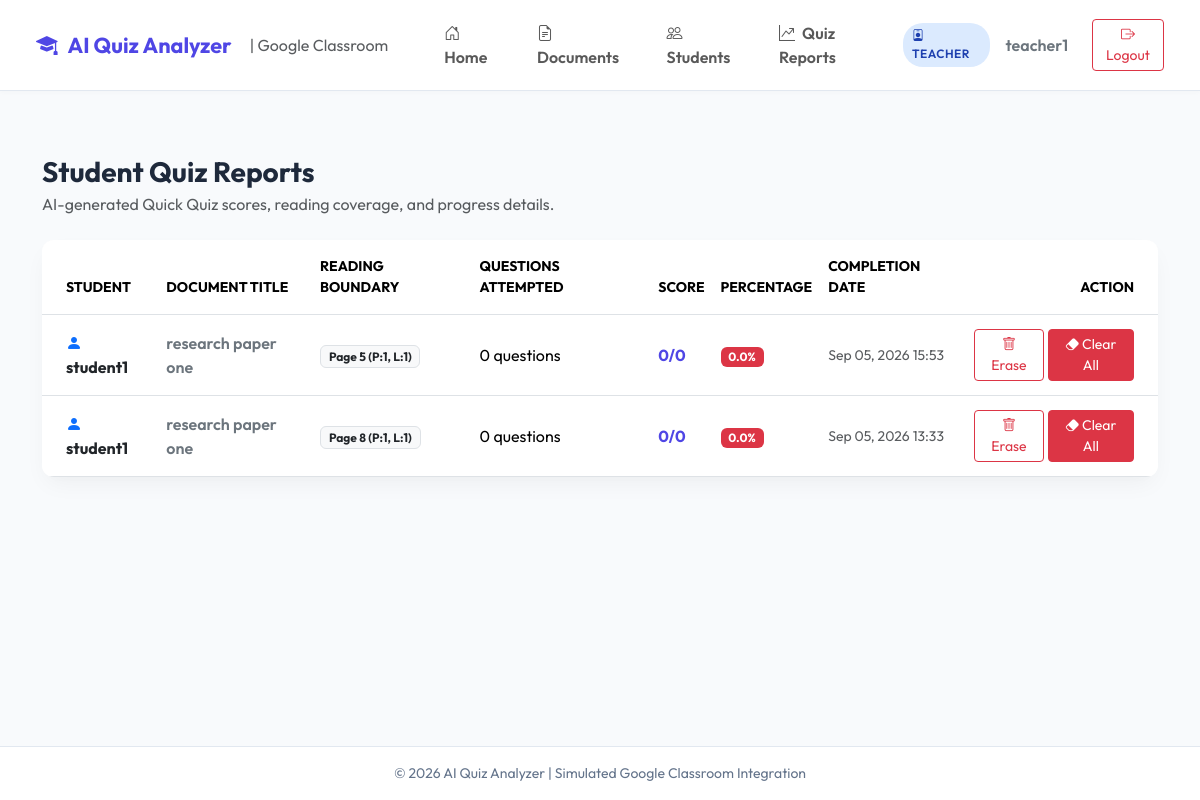
The page /teacher/reports/ (signed in) on the database as committed earlier.
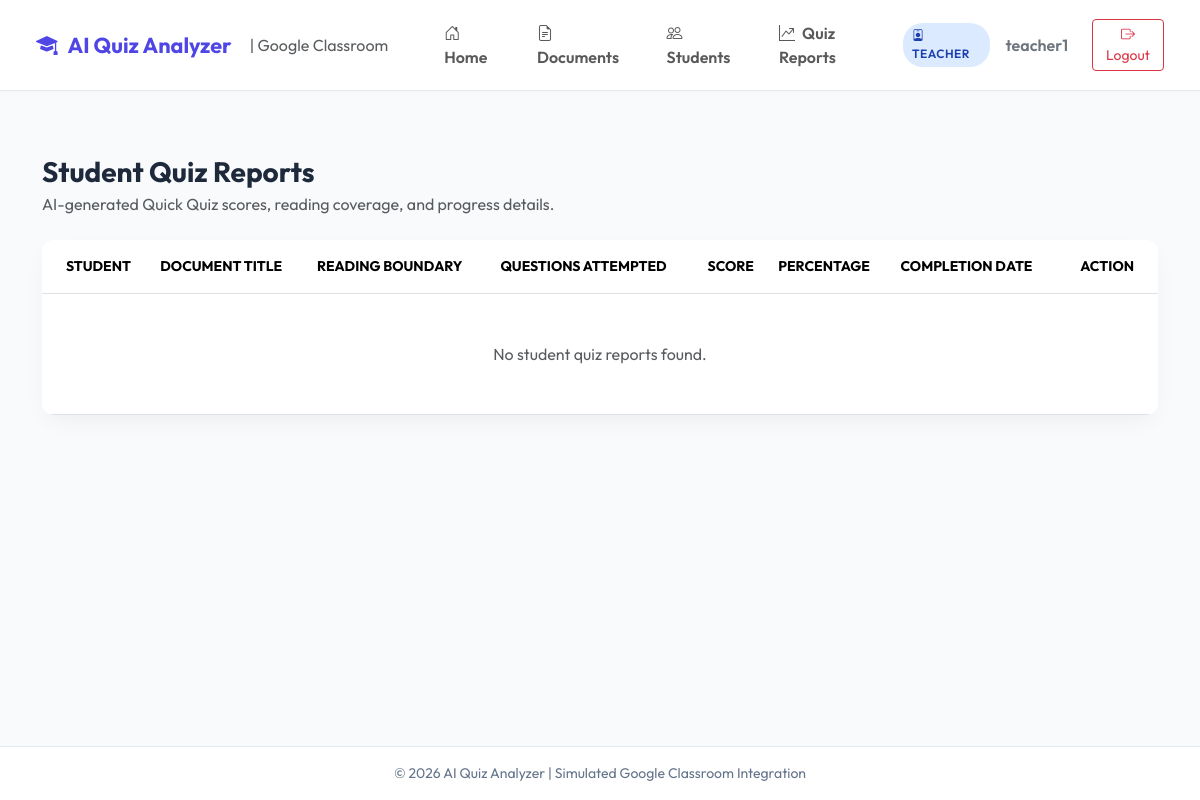
The same page on the database as committed later.
### quiz_app/models.py (models this page shows, shortened)
class QuizAttempt(models.Model):
    STATUS_CHOICES = (
        ('IN_PROGRESS', 'In Progress'),
        ('COMPLETED', 'Completed'),
    )
    student = models.ForeignKey(User, on_delete=models.CASCADE, related_name='quiz_attempts')
    document = models.ForeignKey(Document, on_delete=models.CASCADE, related_name='quiz_attempts')
    confirmed_page = models.IntegerField()
    confirmed_paragraph = models.IntegerField(default=1)
    confirmed_line = models.IntegerField(default=1)
    started_at = models.DateTimeField(auto_now_add=True)
    completed_at = models.DateTimeField(null=True, blank=True)
    questions_attempted = models.IntegerField(default=0)
    correct_answers = models.IntegerField(default=0)
    wrong_answers = models.IntegerField(default=0)
    score = models.CharField(max_length=20, default='0/0')
    percentage = models.FloatField(default=0.0)
    status = models.CharField(max_length=20, choices=STATUS_CHOICES, default='IN_PROGRESS')
    class Meta:
        ordering = ['-started_at']

class User(AbstractUser):
    ROLE_CHOICES = (
        ('TEACHER', 'Teacher'),
        ('STUDENT', 'Student'),
    )
    role = models.CharField(max_length=10, choices=ROLE_CHOICES, default='STUDENT')
    @property
    def is_teacher(self):
        return self.role == 'TEACHER'

class Document(models.Model):
    FILE_TYPE_CHOICES = (
        ('PDF', 'PDF Document'),
        ('PPT', 'PPT Presentation'),
        ('PPTX', 'PPTX Presentation'),
    )
    STATUS_CHOICES = (
        ('PENDING', 'Pending Processing'),
        ('PROCESSING', 'Processing'),
        ('COMPLETED', 'AI Analysis Completed'),
        ('FAILED', 'Processing Failed'),
    )
    classroom = models.ForeignKey(ClassRoom, on_delete=models.CASCADE, related_name='documents')
    title = models.CharField(max_length=255)
    file = models.FileField(upload_to='documents/', null=True, blank=True)
    file_type = models.CharField(max_length=10, choices=FILE_TYPE_CHOICES, default='PDF')
    total_pages = models.IntegerField(default=0)
    upload_date = models.DateTimeField(auto_now_add=True)
    processing_status = models.CharField(max_length=20, choices=STATUS_CHOICES, default='PENDING')

### quiz_app/views.py (the view)
# urls.py: path('teacher/reports/', views.teacher_reports, name='teacher_reports'),
@login_required
def teacher_reports(request):
    if not request.user.is_teacher:
        return redirect('student_dashboard')
    attempts = QuizAttempt.objects.filter(
        document__classroom__teacher=request.user,
        student__role='STUDENT',
        status='COMPLETED'
    ).select_related('student', 'document').order_by('-completed_at')
    return render(request, 'teacher/teacher_reports.html', {'attempts': attempts})

### templates/teacher/teacher_reports.html (shortened to what the changed rows need)
{% extends 'base.html' %}
{% block content %}
<div class="container py-3">
    <div class="card card-custom border-0 p-0 overflow-hidden">
        <div class="table-responsive">
            <table class="table table-hover align-middle mb-0">
                <thead class="bg-light text-muted small text-uppercase">
                    <tr>
                        <th class="ps-4 py-3">Student</th>
                        <th class="py-3">Document Title</th>
                        <th class="py-3">Reading Boundary</th>
                        <th class="py-3">Questions Attempted</th>
                        <th class="py-3">Score</th>
                        <th class="py-3">Percentage</th>
                        <th class="py-3">Completion Date</th>
                        <th class="pe-4 py-3 text-end">Action</th>
                    </tr>
                </thead>
                <tbody>
                    {% for attempt in attempts %}
                    <tr>
                        <td class="ps-4 py-3 fw-bold text-dark">
                            <i class="bi bi-person-fill text-primary me-1"></i> {{ attempt.student.username }}
                        </td>
                        <td class="fw-semibold text-secondary">{{ attempt.document.title }}</td>
                        <td>
                            <span class="badge bg-light text-dark border">
                                Page {{ attempt.confirmed_page }} (P:{{ attempt.confirmed_paragraph }}, L:{{ attempt.confirmed_line }})
                            </span>
                        </td>
                        <td>{{ attempt.questions_attempted }} questions</td>
                        <td class="fw-bold text-indigo" style="color: #4f46e5;">{{ attempt.score }}</td>
                        <td>
                            {% if attempt.percentage >= 75 %}
                                <span class="badge bg-success">{{ attempt.percentage }}%</span>
                            {% elif attempt.percentage >= 50 %}
                                <span class="badge bg-warning text-dark">{{ attempt.percentage }}%</span>
                            {% else %}
                                <span class="badge bg-danger">{{ attempt.percentage }}%</span>
                            {% endif %}
                        </td>
                        <td class="text-muted small">{{ attempt.completed_at|date:"M d, Y H:i" }}</td>
                        <td class="pe-4 text-end">
                            <div class="d-flex justify-content-end gap-1">
                                <form method="post" action="{% url 'delete_quiz_attempt' attempt.id %}" class="d-inline" onsubmit="return confirm('Erase this attempt by {{ attempt.student.username }} on {{ attempt.document.title }}?');">
                                    <button type="submit" class="btn btn-sm btn-outline-danger" title="Erase This Attempt">
                                        <i class="bi bi-trash"></i> Erase
                                    </button>
                                </form>
                                <form method="post" action="{% url 'clear_student_attempts' attempt.student.id %}" class="d-inline" onsubmit="return confirm('Erase ALL quiz attempts done by student {{ attempt.student.username }}?');">
                                    <button type="submit" class="btn btn-sm btn-danger" title="Erase All Attempts for this Student">
                                        <i class="bi bi-eraser-fill"></i> Clear All
                                    </button>
                                </form>
                            </div>
                        </td>
                    </tr>
                    {% empty %}
                    <tr>
                        <td colspan="8" class="text-center py-5 text-muted">No student quiz reports found.</td>
                    </tr>
                    {% endfor %}
                </tbody>
            </table>
        </div>
    </div>
</div>
{% endblock %}

Rows that differ between the two databases and show on the page:
removed QuizAttempt: student.username "student1", document "research paper one", confirmed_page "5", confirmed_paragraph "1", confirmed_line "1", questions_attempted "0", score "0/0", percentage "0.0", completed_at "Sep 05, 2026 15:53"
removed QuizAttempt: student.username "student1", document "research paper one", confirmed_page "8", confirmed_paragraph "1", confirmed_line "1", questions_attempted "0", score "0/0", percentage "0.0", completed_at "Sep 05, 2026 13:33"
Other text that changed with them:
text now shown: "No student quiz reports found."
